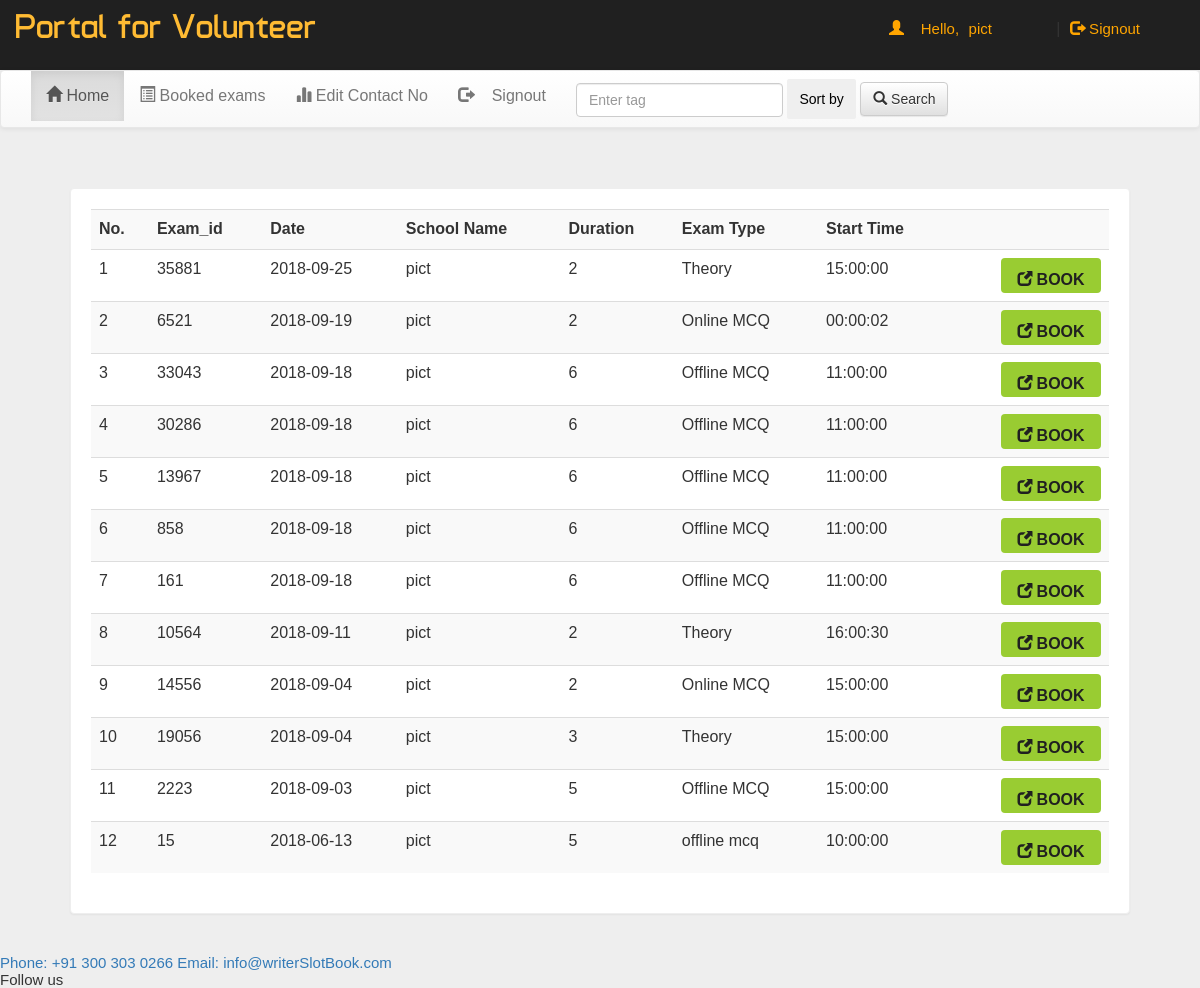
The app's page /exam/account.php?q=1 (signed in) with its own data.
### tables this page shows
CREATE TABLE `Exam` (
  `id` int(11) NOT NULL,
  `date` date DEFAULT NULL,
  `username` varchar(20) DEFAULT NULL,
  `flag_full` int(11) DEFAULT NULL,
  `type` varchar(20) DEFAULT NULL,
  `start_time` time DEFAULT NULL,
  `duration` float DEFAULT NULL,
  PRIMARY KEY (`id`),
  KEY `username` (`username`),
  CONSTRAINT `Exam_ibfk_1` FOREIGN KEY (`username`) REFERENCES `School` (`username`) ON DELETE CASCADE
);

CREATE TABLE `School` (
  `username` varchar(20) NOT NULL,
  `name` varchar(100) DEFAULT NULL,
  `email` varchar(100) DEFAULT NULL,
  `password` varchar(30) DEFAULT NULL,
  `address` varchar(200) DEFAULT NULL,
  `city` varchar(30) DEFAULT NULL,
  `contact` bigint(20) DEFAULT NULL,
  PRIMARY KEY (`username`)
);

### exam/account.php (the view, shortened to what this page needs)
<!DOCTYPE html PUBLIC "-//W3C//DTD XHTML 1.0 Transitional//EN" "http://www.w3.org/TR/xhtml1/DTD/xhtml1-transitional.dtd">
<html xmlns="http://www.w3.org/1999/xhtml">
<head>
<link  rel="stylesheet" href="css/bootstrap.min.css"/>
 <link  rel="stylesheet" href="css/bootstrap-theme.min.css"/>
 <link rel="stylesheet" href="css/main.css">
 <link  rel="stylesheet" href="css/font.css">
</head>
<body>
<div class="header">
<div class="row">
<div class="col-lg-6">
<span class="logo">Portal for Volunteer</span></div>
<div class="col-md-4 col-md-offset-2">
 <?php
require_once '../actions/db_connect.php';
if(!(isset($_SESSION['userId']))){
  	header('location: http://localhost/clever/index.php');
}
else
{
$username = $_SESSION['userId'];
require_once '../actions/db_connect.php';
echo '<span class="pull-right top title1" ><span class="log1"><span class="glyphicon glyphicon-user" aria-hidden="true"></span>&nbsp;&nbsp;&nbsp;&nbsp;Hello,</span> <a href="account.php?q=1" class="log log1">'.$username.'</a>&nbsp;|&nbsp;<a href="logout.php" class="log"><span class="glyphicon glyphicon-log-out" aria-hidden="true"></span>&nbsp;Signout</button></a></span>';
}
?>
</div>
</div></div>
<div class="bg">
<nav class="navbar navbar-default title1">
  <div class="container-fluid">
    <div class="collapse navbar-collapse" id="bs-example-navbar-collapse-1">
      <ul class="nav navbar-nav">
        <li <?php if(@$_GET['q']==1) echo'class="active"'; ?> ><a href="account.php?q=1"><span class="glyphicon glyphicon-home" aria-hidden="true"></span>&nbsp;Home<span class="sr-only">(current)</span></a></li>
        <li <?php if(@$_GET['q']==2) echo'class="active"'; ?>><a href="account.php?q=2"><span class="glyphicon glyphicon-list-alt" aria-hidden="true"></span>&nbsp;Booked exams</a></li>
		<li <?php if(@$_GET['q']==3) echo'class="active"'; ?>><a href="account.php?q=3"><span class="glyphicon glyphicon-stats" aria-hidden="true"></span>&nbsp;Edit Contact No</a></li>
		<li class="pull-right"> <a href="logout.php?q=account.php"><span class="glyphicon glyphicon-log-out" aria-hidden="true"></span>&nbsp;&nbsp;&nbsp;&nbsp;Signout</a></li>
		</ul>
            <form class="navbar-form navbar-left" role="search">
        <div class="form-group">
          <input type="text" class="form-control" placeholder="Enter tag ">
<div class="dropdown">
  <button class="dropbtn">Sort by</button>
</div>
        </div>
        <button type="submit" class="btn btn-default"><span class="glyphicon glyphicon-search" aria-hidden="true"></span>&nbsp;Search</button>
      </form>
      </div>
  </div>
</nav>
<div class="container">
<div class="row">
<div class="col-md-12">
<?php if(@$_GET['q']==1)
{
echo  '<div class="panel"><div class="table-responsive">
<form method="post" data-ajax="false">
<table class="table table-striped title1">
<tr>
<td>
  <b>No.</b>
</td>
<td>
  <b>Exam_id</b>
</td>
  <td>
    <b>Date</b>
  </td>
  <td>
    <b>School Name</b>
  </td>
  <td><b>Duration</b></td>
<td><b>Exam Type</b></td>
<td><b>Start Time</b></td>
<td></td>
</tr>';
$c=1;
$result = $connect->query("SELECT * FROM Exam ORDER BY date DESC") or die('Error');
while($row = mysqli_fetch_array($result))
{
	$date = $row['date'];
  $type = $row['type'];
	$start_time= $row['start_time'];
  $duration= $row['duration'];
  $id = $row['id'];
  $q=$connect->query("SELECT name FROM School where username='".$row['username']."'");
  $row2=$q->fetch_assoc();
  $name=$row2['name'];
  $sql = "SELECT username FROM Pair where username='$username' and id=$id";
  $p=$connect->query($sql);
    if(mysqli_num_rows($p)==0)
    {
    	echo '<tr><td>'.$c.'</td><td>'.$id.'</td><td>'.$date.'</td><td>'.$name.'</td><td>'.$duration.'</td><td>'.$type.'</td><td>'.$start_time.'</td>
      <td><b><button type="submit" name="Book_'.$id.'"  class="pull-right btn sub1" style="margin:0px;background:#99cc32"><span class="glyphicon glyphicon-new-window" aria-hidden="true"></span>&nbsp;<span class="title1"><b>BOOK</b></span></a></b></button></td></tr>';
    }
    else
    {
      echo '<tr><td>'.$c.'</td><td>'.$id.'</td><td>'.$date.'</td><td>'.$name.'</td><td>'.$duration.'</td><td>'.$type.'</td><td>'.$start_time.'</td></tr>';
    }
    $c++;
}
echo '</table></form></div></div>';
}?>
</div></div></div></div>
</body>
</html>
<?php require_once '../includes/footer.php' ?>

### exam/css/main.css (style rules this page uses)
body { overflow-x:hidden; width:100%; font: 15px "Century Gothic", "Times Roman", sans-serif; background:#eee; min-height:550px; background-attachment:fixed; }
.bg { min-height:540px; }
.panel { border-color:#eee; margin:40px; padding:20px; font: 15px "Century Gothic", "Times Roman", sans-serif; }
.header { background:#202020; height:70px; }
.logo { font-family:'typo'; font-size:35px; color:#ffbb33; margin:15px; }
.title1 { font: 16px "Century Gothic", "Times Roman", sans-serif; }
.sub1 { width:90px; color:#202020; background:orange; font-size:15px; height:35px; margin:20px; padding:10px; width:100px; }
.top { margin-top:20px; }
.log1 { font: 15px 'Ubuntu', sans-serif; color:orange; margin-left:10px; }
.log { margin:10px; margin-right:60px; margin-left:5px; color:orange; text-decoration:none; font-size:20px; font-size:15px; }

### exam/account.php (style rules this page uses)
.dropbtn { border-radius: 2px; color: black; padding: 12px; font-size: 14px; border: none; height:60%; border-radius: 2px; }
.dropdown { position: relative; display: inline-block; }

### records on screen
exam: id "35881", date "2018-09-25", username.name "pict", duration "2", type "Theory", start_time "15:00:00"
exam: id "6521", date "2018-09-19", username.name "pict", duration "2", type "Online MCQ", start_time "00:00:02"
exam: id "33043", date "2018-09-18", username.name "pict", duration "6", type "Offline MCQ", start_time "11:00:00"
exam: id "30286", date "2018-09-18", username.name "pict", duration "6", type "Offline MCQ", start_time "11:00:00"
exam: id "13967", date "2018-09-18", username.name "pict", duration "6", type "Offline MCQ", start_time "11:00:00"
exam: id "858", date "2018-09-18", username.name "pict", duration "6", type "Offline MCQ", start_time "11:00:00"
exam: id "161", date "2018-09-18", username.name "pict", duration "6", type "Offline MCQ", start_time "11:00:00"
exam: id "10564", date "2018-09-11", username.name "pict", duration "2", type "Theory", start_time "16:00:30"
exam: id "14556", date "2018-09-04", username.name "pict", duration "2", type "Online MCQ", start_time "15:00:00"
exam: id "19056", date "2018-09-04", username.name "pict", duration "3", type "Theory", start_time "15:00:00"
exam: id "2223", date "2018-09-03", username.name "pict", duration "5", type "Offline MCQ", start_time "15:00:00"
exam: id "15", date "2018-06-13", username.name "pict", duration "5", type "offline mcq", start_time "10:00:00"

### other values on screen
$username "pict"
